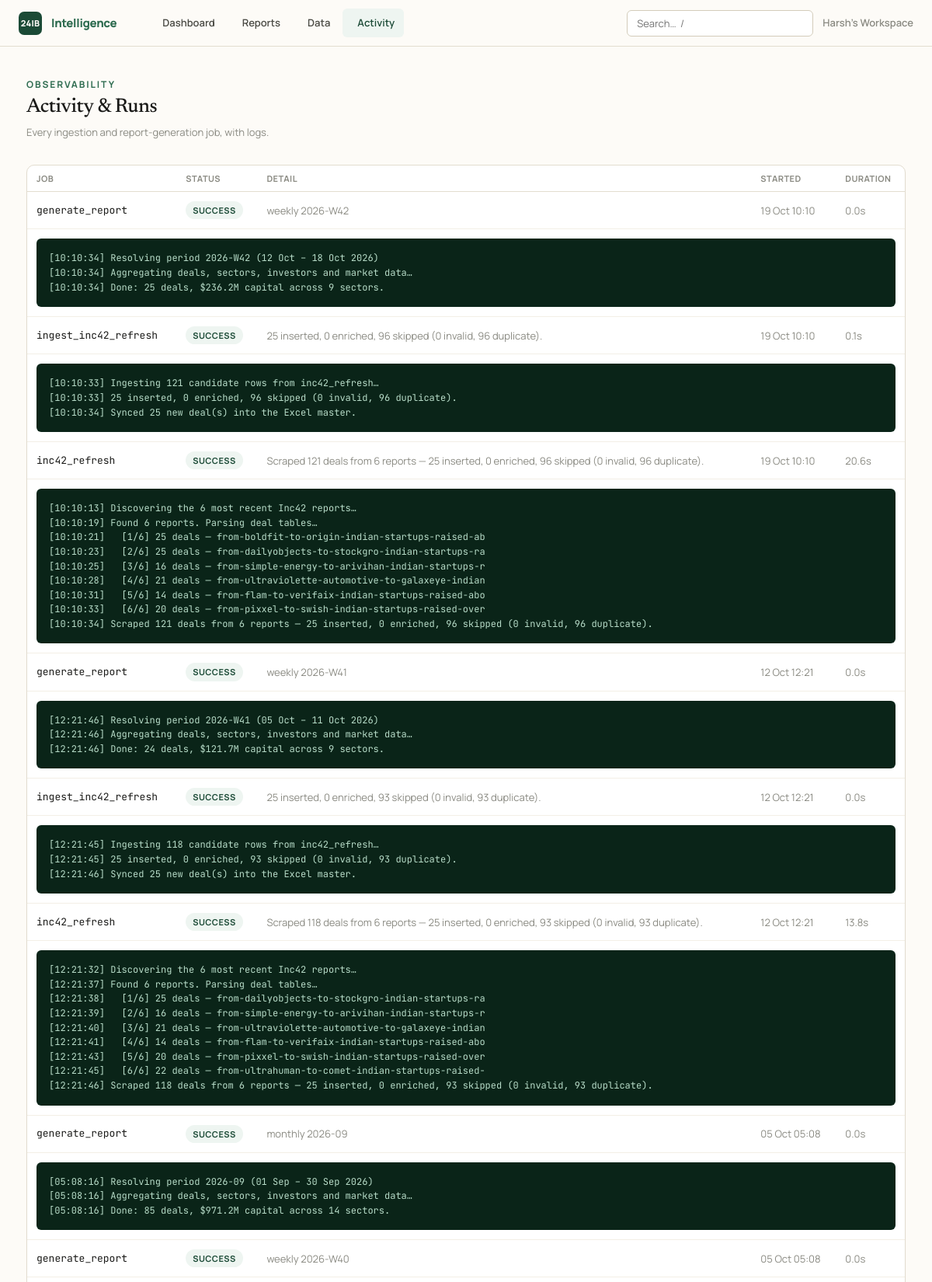
The page /activity (upper part) on the database its author committed.
### intelligence/models.py (models this page shows, shortened)
class Organization(db.Model):
    __tablename__ = "organizations"
    id: Mapped[int] = mapped_column(primary_key=True)
    name: Mapped[str] = mapped_column(String(160), nullable=False)
    slug: Mapped[str] = mapped_column(String(80), unique=True, nullable=False)
    created_at: Mapped[datetime] = mapped_column(DateTime, default=_utcnow)
    deals: Mapped[list["FundingDeal"]] = relationship(back_populates="organization", cascade="all, delete-orphan")
    reports: Mapped[list["Report"]] = relationship(back_populates="organization", cascade="all, delete-orphan")
    api_keys: Mapped[list["ApiKey"]] = relationship(back_populates="organization", cascade="all, delete-orphan")

class JobRun(db.Model):
    __tablename__ = "job_runs"
    id: Mapped[int] = mapped_column(primary_key=True)
    organization_id: Mapped[int] = mapped_column(ForeignKey("organizations.id"), nullable=True)
    kind: Mapped[str] = mapped_column(String(60), nullable=False)  # ingest_csv, generate_report, scheduled
    status: Mapped[RunStatus] = mapped_column(Enum(RunStatus), default=RunStatus.QUEUED)
    detail: Mapped[str] = mapped_column(Text, default="")
    log: Mapped[str] = mapped_column(Text, default="")
    started_at: Mapped[datetime] = mapped_column(DateTime, default=_utcnow)
    finished_at: Mapped[datetime | None] = mapped_column(DateTime, nullable=True)

### intelligence/dashboard/routes.py (the view)
@bp.route("/activity")
def runs():
    org = require_org()
    runs = db.session.scalars(
        select(JobRun).where(JobRun.organization_id == org.id).order_by(JobRun.started_at.desc()).limit(100)
    ).all()
    return render_template("dashboard/runs.html", runs=runs, active="runs")

### intelligence/__init__.py (called while the page is built)
def _register_security_headers(app: Flask) -> None:
    @app.after_request
    def _set_headers(resp):  # noqa: WPS430
        resp.headers.setdefault("X-Content-Type-Options", "nosniff")
        resp.headers.setdefault("X-Frame-Options", "SAMEORIGIN")
        resp.headers.setdefault("Referrer-Policy", "strict-origin-when-cross-origin")
        resp.headers.setdefault("Content-Security-Policy", _CSP)
        if app.config.get("SESSION_COOKIE_SECURE"):
            resp.headers.setdefault(
                "Strict-Transport-Security", "max-age=31536000; includeSubDomains"
            )
        return resp

### intelligence/clock.py (called while the page is built)
def utcnow() -> datetime:
    return datetime.now(timezone.utc).replace(tzinfo=None)

### intelligence/tenancy.py (called while the page is built, shortened)
def ensure_workspace() -> Organization:
    org = db.session.query(Organization).first()
    if org is not None:
        return org

def require_org() -> Organization:
    if "workspace" not in g:
        g.workspace = ensure_workspace()
    return g.workspace

### intelligence/templates/dashboard/runs.html (shortened to what this page needs)
{% extends "base.html" %}
{% block content %}
<div class="page-head">
  <div><div class="eyebrow">Observability</div><h1 class="page-title">Activity & Runs</h1>
  <p class="page-sub">Every ingestion and report-generation job, with logs.</p></div>
</div>
{% if runs %}
<div class="card" style="padding:0">
  <table class="table">
    <thead><tr><th>Job</th><th>Status</th><th>Detail</th><th>Started</th><th>Duration</th></tr></thead>
    <tbody>
      {% for r in runs %}
      <tr>
        <td><span class="mono">{{ r.kind }}</span></td>
        <td><span class="badge badge-{{ {'success':'green','failed':'red','running':'amber','queued':'gray'}[r.status.value] }}">{{ r.status.value }}</span></td>
        <td class="muted">{{ r.detail }}</td>
        <td class="muted">{{ r.started_at.strftime('%d %b %H:%M') }}</td>
        <td class="muted">{% if r.finished_at %}{{ '%.1fs'|format((r.finished_at - r.started_at).total_seconds()) }}{% else %}—{% endif %}</td>
      </tr>
      {% if r.log %}<tr><td colspan="5"><div class="log-box">{{ r.log }}</div></td></tr>{% endif %}
      {% endfor %}
    </tbody>
  </table>
</div>
{% else %}
<div class="empty"><h3>No activity yet</h3><p>Generate a report or import data to see job runs here.</p></div>
{% endif %}
{% endblock %}

### intelligence/templates/base.html (shortened to what this page needs)
<!doctype html>
<html lang="en">
<head>
  <link rel="stylesheet" href="{{ url_for('static', filename='css/tokens.css') }}">
  <link rel="stylesheet" href="{{ url_for('static', filename='css/app.css') }}">
</head>
<body>
  <nav class="nav">
    <a href="{{ url_for('dashboard.home') }}" class="nav-brand">
      <span class="nav-mark" aria-hidden="true">24IB</span>
      <span>Intelligence</span>
    </a>
    <div class="nav-links">
      <a class="nav-link {{ 'active' if active=='dashboard' }}" href="{{ url_for('dashboard.home') }}">Dashboard</a>
      <a class="nav-link {{ 'active' if active=='reports' }}" href="{{ url_for('reports.index') }}">Reports</a>
      <a class="nav-link {{ 'active' if active=='data' }}" href="{{ url_for('data.index') }}">Data</a>
      <a class="nav-link {{ 'active' if active=='runs' }}" href="{{ url_for('dashboard.runs') }}">Activity</a>
    </div>
    <div class="nav-right">
      <form action="{{ url_for('explore.search') }}" method="get" role="search" class="nav-search">
        <input class="input" id="global-search" type="search" name="q"
               placeholder="Search…  /" title="Press / to focus">
      </form>
      <span class="nav-org">{{ current_org.name if current_org }}</span>
    </div>
  </nav>
  {% block body %}
  <main class="container" id="main">
    {% block content %}{% endblock %}
  </main>
  {% endblock %}
</body>
</html>

### intelligence/static/css/tokens.css (style rules this page uses)
:root { --cream: #fdfbf7; --sand: #f3efe6; --sand-2: #ece7da; --border: #e3ddd0; --border-strong: #d3ccba; --ink: #1a1a18; --slate: #4a4a44; --dust: #8a8a82; --ghost: #b8b8ae; --g900: #0a2418; --g800: #1b4a36; --g700: #2d6b4f; --g600: #3d8a67; --g400: #7ab896; --g200: #b8ddc9; --g50: #eef5f1; --b700: #1f4e79; --b500: #3b82c4; --b50: #eef5fd; --r700: #9b2c2c; --r500: #d64545; --r50: #fdf0f0; --a700: #92600a; --a500: #d99a16; --a50: #fef8ec; --font-serif: 'Newsreader', Georgia, 'Times New Roman', serif; --font-sans: 'Manrope', system-ui, -apple-system, sans-serif; --font-mono: 'JetBrains Mono', ui-monospace, 'SF Mono', monospace; --text-2xs: 0.6875rem; --text-xs: 0.75rem; --text-sm: 0.8125rem; --text-base:0.9375rem; --text-md: 1.0625rem; --text-lg: 1.25rem; --text-xl: 1.5rem; --text-2xl: 2rem; --text-3xl: 2.75rem; --track-tight: -0.02em; --track-normal: 0; --track-wide: 0.04em; --track-widest: 0.16em; --sp-1: 4px; --sp-2: 8px; --sp-3: 12px; --sp-4: 16px; --sp-5: 20px; --sp-6: 24px; --sp-8: 32px; --sp-10: 40px; --sp-12: 48px; --sp-16: 64px; --sp-24: 96px; --radius-sm: 6px; --radius: 10px; --radius-lg: 16px; --shadow-sm: 0 1px 2px rgba(26,26,24,0.05); --shadow: 0 4px 16px rgba(26,26,24,0.07); --shadow-lg: 0 12px 40px rgba(26,26,24,0.10); --ease-out: cubic-bezier(0.16, 1, 0.3, 1); --ease-spring: cubic-bezier(0.34, 1.56, 0.64, 1); --dur-fast: 120ms; --dur-base: 220ms; --nav-h: 60px; --max-content: 1180px; --max-article: 760px; }

### rows shown on the page
Organization: name "Harsh's Workspace"
JobRun: kind "generate_report", status.value "SUCCESS", detail "weekly 2026-W42", started_at "19 Oct 10:10", (r.finished_at-r.started_at).total_seconds() "0.0s", log "[10:10:34] Resolving period 2026-W42 (12 Oct – 18 Oct 2026) [10:10:34] Aggregating deals, sectors, investors and market data… [10:10:34] Done: 25 deals, $236.2M capital across 9 sectors."
JobRun: kind "ingest_inc42_refresh", status.value "SUCCESS", detail "25 inserted, 0 enriched, 96 skipped (0 invalid, 96 duplicate).", started_at "19 Oct 10:10", (r.finished_at-r.started_at).total_seconds() "0.1s", log "[10:10:33] Ingesting 121 candidate rows from inc42_refresh… [10:10:33] 25 inserted, 0 enriched, 96 skipped (0 invalid, 96 duplicate). [10:10:34] Synced 25 new deal(s) into the Excel master."
JobRun: kind "inc42_refresh", status.value "SUCCESS", detail "Scraped 121 deals from 6 reports — 25 inserted, 0 enriched, 96 skipped (0 invalid, 96 duplicate).", started_at "19 Oct 10:10", (r.finished_at-r.started_at).total_seconds() "20.6s", log "[10:10:13] Discovering the 6 most recent Inc42 reports… [10:10:19] Found 6 reports. Parsing deal tables… [10:10:21] [1/6] 25 deals — from-boldfit-to-origin-indian-startups-raised-ab [10:10:23] [2/6] 25 deals — from-dailyobjects-to-stockgro-indian-startups-ra [10:10:25] [3/6] 16 deals — from-simple-energy-to-arivihan-indian-startups-r [10:10:28] [4/6] 21 deals — from-ultraviolette-automotive-to-galaxeye-indian [10:10:31] [5/6] 14 deals — from-flam-to-verifaix-indian-startups-raised-abo [10:10:33] [6/6] 20 deals — from-pixxel-to-swish-indian-startups-raised-over [10:10:34] Scraped 121 deals from 6 reports — 25 inserted, 0 enriched, 96 skipped (0 invalid, 96 duplicate)."
JobRun: kind "generate_report", status.value "SUCCESS", detail "weekly 2026-W41", started_at "12 Oct 12:21", (r.finished_at-r.started_at).total_seconds() "0.0s", log "[12:21:46] Resolving period 2026-W41 (05 Oct – 11 Oct 2026) [12:21:46] Aggregating deals, sectors, investors and market data… [12:21:46] Done: 24 deals, $121.7M capital across 9 sectors."
JobRun: kind "ingest_inc42_refresh", status.value "SUCCESS", detail "25 inserted, 0 enriched, 93 skipped (0 invalid, 93 duplicate).", started_at "12 Oct 12:21", (r.finished_at-r.started_at).total_seconds() "0.0s", log "[12:21:45] Ingesting 118 candidate rows from inc42_refresh… [12:21:45] 25 inserted, 0 enriched, 93 skipped (0 invalid, 93 duplicate). [12:21:46] Synced 25 new deal(s) into the Excel master."
JobRun: kind "inc42_refresh", status.value "SUCCESS", detail "Scraped 118 deals from 6 reports — 25 inserted, 0 enriched, 93 skipped (0 invalid, 93 duplicate).", started_at "12 Oct 12:21", (r.finished_at-r.started_at).total_seconds() "13.8s", log "[12:21:32] Discovering the 6 most recent Inc42 reports… [12:21:37] Found 6 reports. Parsing deal tables… [12:21:38] [1/6] 25 deals — from-dailyobjects-to-stockgro-indian-startups-ra [12:21:39] [2/6] 16 deals — from-simple-energy-to-arivihan-indian-startups-r [12:21:40] [3/6] 21 deals — from-ultraviolette-automotive-to-galaxeye-indian [12:21:41] [4/6] 14 deals — from-flam-to-verifaix-indian-startups-raised-abo [12:21:43] [5/6] 20 deals — from-pixxel-to-swish-indian-startups-raised-over [12:21:45] [6/6] 22 deals — from-ultrahuman-to-comet-indian-startups-raised- [12:21:46] Scraped 118 deals from 6 reports — 25 inserted, 0 enriched, 93 skipped (0 invalid, 93 duplicate)."
JobRun: kind "generate_report", status.value "SUCCESS", detail "monthly 2026-09", started_at "05 Oct 05:08", (r.finished_at-r.started_at).total_seconds() "0.0s", log "[05:08:16] Resolving period 2026-09 (01 Sep – 30 Sep 2026) [05:08:16] Aggregating deals, sectors, investors and market data… [05:08:16] Done: 85 deals, $971.2M capital across 14 sectors."
JobRun: kind "generate_report", status.value "SUCCESS", detail "weekly 2026-W40", started_at "05 Oct 05:08", (r.finished_at-r.started_at).total_seconds() "0.0s"
